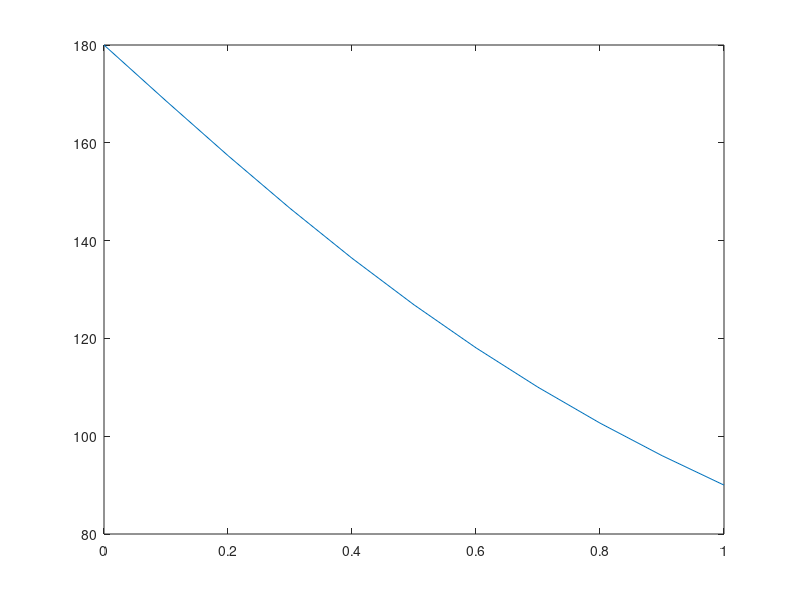

The MATLAB source for this figure:
B0 = 10;
BG = (0:10)';
nBG = numel(BG);

B1 = [repmat(B0,nBG,1) BG ];
B2 = [repmat(-B0,nBG,1) BG];

B1abs = sqrt(sum(B1.^2,2));
B2abs = sqrt(sum(B2.^2,2));

B1 = B1./repmat(B1abs,1,2);
B2 = B2./repmat(B2abs,1,2);

dotb1b2 = sum(B1.*B2,2);
shear = acosd(dotb1b2);

plot(BG/B0,shear)
